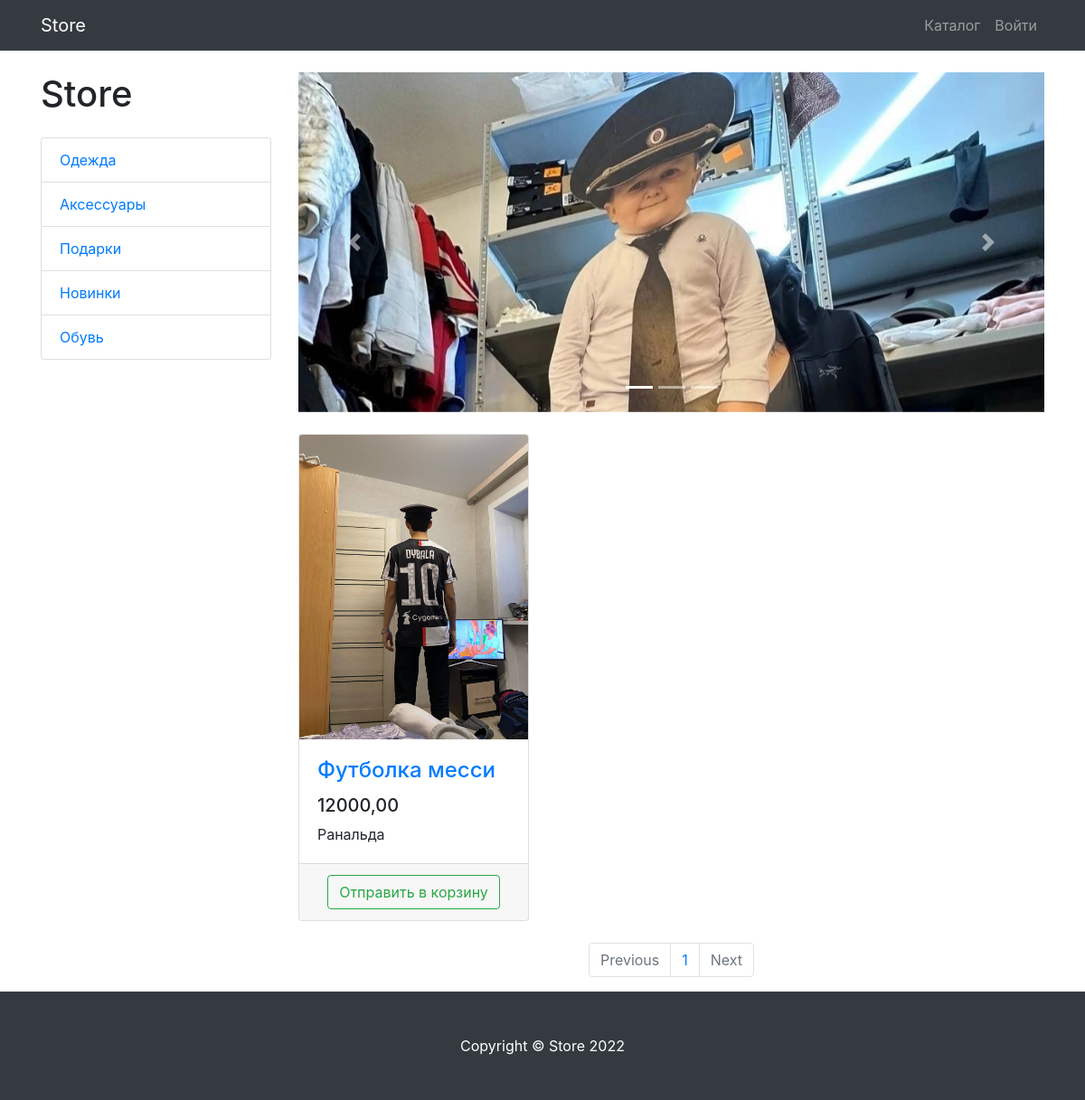
Page /category/1/ on the committed database.
### product/models.py (models this page shows, shortened)
class ProductCategory(models.Model):
    name = models.CharField(max_length=50)
    description = models.TextField(null=True, blank=True)

class Product(models.Model):
    name = models.CharField(max_length=250)
    description = models.TextField()
    price = models.DecimalField(max_digits=7, decimal_places=2)
    quantity = models.PositiveIntegerField(default=0)
    image = models.ImageField(upload_to='products_images')
    category = models.ForeignKey(to=ProductCategory, on_delete=models.CASCADE)

### product/views.py (the view)
# urls.py: path('category/<int:category_id>/', views.products, name='category'),
def products(request, category_id=None, page_number=1):
    products = Product.objects.filter(category_id=category_id) if category_id else Product.objects.all()
    per_page = 3
    paginator = Paginator(products, per_page)
    products_paginator = paginator.page(page_number)
    context = {
        'title': 'Store - Каталог',
        'categories': ProductCategory.objects.all(),
        'products': products_paginator,
    }
    return render(request, 'product/products.html', context)

### product/templates/product/products.html (shortened to what this page needs)
{% extends 'product/base.html' %}
{%load static%}
{% block css %}<link href="{%static 'vendor/css/products.css'%}" rel="stylesheet">{%endblock%}
{% block content %}
<div class="container">
    <div class="row">
        <div class="col-lg-3">
            <h1 class="my-4">Store</h1>
            <div class="list-group">
                {% for category in categories %}
                    <a href="{%url 'category' category.id%}" class="list-group-item">{{ category.name }}</a>
                {%endfor%}
            </div>
        </div>
        <div class="col-lg-9">
            <div id="carouselExampleIndicators" class="carousel slide my-4" data-ride="carousel">
                <ol class="carousel-indicators">
                    <li data-target="#carouselExampleIndicators" data-slide-to="0" class="active"></li>
                    <li data-target="#carouselExampleIndicators" data-slide-to="1"></li>
                    <li data-target="#carouselExampleIndicators" data-slide-to="2"></li>
                </ol>
                <div class="carousel-inner" role="listbox">
                    <div class="carousel-item active">
                        <img class="d-block img-fluid" src="/static/vendor/img/slides/hasbik.jpg" alt="First slide">
                    </div>
                </div>
                <a class="carousel-control-prev" href="#carouselExampleIndicators" role="button" data-slide="prev">
                    <span class="carousel-control-prev-icon" aria-hidden="true"></span>
                </a>
                <a class="carousel-control-next" href="#carouselExampleIndicators" role="button" data-slide="next">
                    <span class="carousel-control-next-icon" aria-hidden="true"></span>
                </a>
            </div>
            <div class="row">
                {% for product in products %}
                <div class="col-lg-4 col-md-6 mb-4">
                    <div class="card h-100">
                        <a href="#">
                            <img class="card-img-top"
                                 src="{{ product.image.url }}"
                                 alt="">
                        </a>
                        <div class="card-body">
                            <h4 class="card-title">
                                <a href="#">{{ product.name }}</a>
                            </h4>
                            <h5>{{ product.price }}</h5>
                            <p class="card-text">{{ product.description }}</p>
                        </div>
                        <div class="card-footer text-center">
                            <a class="btn btn-outline-success" href="{% url 'basket_add' product.id %}">
                                Отправить в корзину
                            </a>
                        </div>
                    </div>
                </div>
                {% endfor %}
            </div>
            <nav aria-label="Page navigation example">
                <ul class="pagination justify-content-center">
                    <li class="page-item {% if not products.has_previous %} disabled {%endif%}">
                        <a class="page-link" href="{% if products.has_previous %} {% url 'pages' products.previous_page_number %} {%else%} # {%endif%}" tabindex="-1" aria-disabled="true">Previous</a>
                    </li>
                    {%for page in products.paginator.page_range%}
                        <li class="page-item">
                            <a class="page-link" href="{%url 'pages' page%}">
                                {{page}}
                            </a>
                        </li>
                    {%endfor%}
                    <li class="page-item {% if not products.has_next %} disabled {%endif%}">
                        <a class="page-link" href="{% if products.has_next %} {% url 'pages' products.next_page_number %} {%else%} # {%endif%}">Next</a>
                    </li>
                </ul>
            </nav>
        </div>
    </div>
</div>
{%endblock%}
{%block footer%}
<footer class="py-5 bg-dark">
    <div class="container">
        <p class="m-0 text-center text-white">Copyright &copy; Store 2022</p>
    </div>
</footer>
{%endblock%}

### rows in the picture
ProductCategory: name "Одежда"
ProductCategory: name "Аксессуары"
ProductCategory: name "Подарки"
ProductCategory: name "Новинки"
ProductCategory: name "Обувь"
Product: image (picture), name "Футболка месси", price "12000,00", description "Ранальда"

### other values in the picture
{{ page }} "1"
